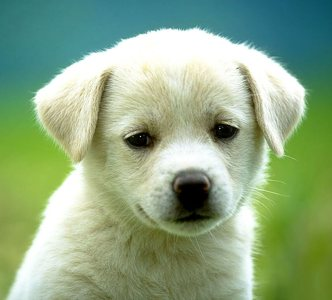
#> input picture cv-day2/img.jpg, 332 x 300 px
$ python cv.py
#> lines starting #> are read from the running program, lines starting #| are printed output that depends on the picture; after the words box and inside, x2 and y2 are one past the last pixel; in counts of white or black regions, pixels touching at a corner belong together
import cv2
import matplotlib.pyplot as plt
img=cv2.imread("img.jpg" )
#> img is the input picture: shape (300, 332, 3); mean B, G, R 132.4, 168.2, 141.9
gray = cv2.cvtColor(img,cv2.COLOR_BGR2GRAY)
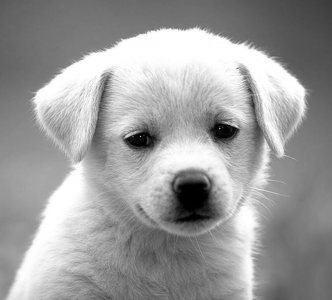
#> gray: shape (300, 332); min 0, max 255, mean 156.2
edges = cv2.Canny(gray,300,100)
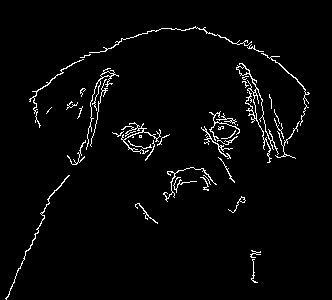
#> edges: shape (300, 332); 2.9% white in thin lines or dots, all inside (x1, y1, x2, y2) = (5, 26, 310, 300)
plt.imshow(cv2.cvtColor(edges,cv2.COLOR_BGR2RGB))
plt.show()
